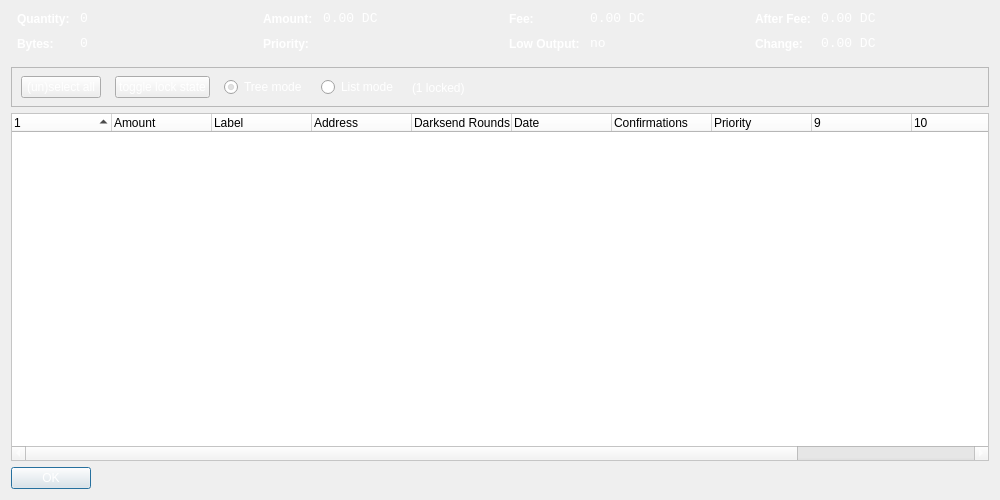
<?xml version="1.0" encoding="UTF-8"?>
<ui version="4.0">
 <class>CoinControlDialog</class>
 <widget class="QDialog" name="CoinControlDialog">
  <property name="geometry">
   <rect>
    <x>0</x>
    <y>0</y>
    <width>1000</width>
    <height>500</height>
   </rect>
  </property>
  <property name="windowTitle">
   <string>Coin Control</string>
  </property>
  <property name="styleSheet">
   <string notr="true">background:url(:/images/background3);
color: rgb(255, 255, 255);</string>
  </property>
  <layout class="QVBoxLayout" name="verticalLayout">
   <item>
    <layout class="QHBoxLayout" name="horizontalLayoutTop" stretch="0,0,0,0">
     <property name="topMargin">
      <number>0</number>
     </property>
     <property name="bottomMargin">
      <number>10</number>
     </property>
     <item>
      <layout class="QFormLayout" name="formLayoutCoinControl1">
       <property name="horizontalSpacing">
        <number>10</number>
       </property>
       <property name="verticalSpacing">
        <number>10</number>
       </property>
       <property name="leftMargin">
        <number>6</number>
       </property>
       <property name="rightMargin">
        <number>6</number>
       </property>
       <item row="0" column="0">
        <widget class="QLabel" name="labelCoinControlQuantityText">
         <property name="styleSheet">
          <string notr="true">font-weight:bold;</string>
         </property>
         <property name="text">
          <string>Quantity:</string>
         </property>
        </widget>
       </item>
       <item row="0" column="1">
        <widget class="QLabel" name="labelCoinControlQuantity">
         <property name="font">
          <font>
           <family>Monospace</family>
           <pointsize>10</pointsize>
          </font>
         </property>
         <property name="cursor">
          <cursorShape>IBeamCursor</cursorShape>
         </property>
         <property name="contextMenuPolicy">
          <enum>Qt::ActionsContextMenu</enum>
         </property>
         <property name="text">
          <string notr="true">0</string>
         </property>
         <property name="textInteractionFlags">
          <set>Qt::LinksAccessibleByMouse|Qt::TextSelectableByKeyboard|Qt::TextSelectableByMouse</set>
         </property>
        </widget>
       </item>
       <item row="1" column="0">
        <widget class="QLabel" name="labelCoinControlBytesText">
         <property name="styleSheet">
          <string notr="true">font-weight:bold;</string>
         </property>
         <property name="text">
          <string>Bytes:</string>
         </property>
        </widget>
       </item>
       <item row="1" column="1">
        <widget class="QLabel" name="labelCoinControlBytes">
         <property name="font">
          <font>
           <family>Monospace</family>
           <pointsize>10</pointsize>
          </font>
         </property>
         <property name="cursor">
          <cursorShape>IBeamCursor</cursorShape>
         </property>
         <property name="contextMenuPolicy">
          <enum>Qt::ActionsContextMenu</enum>
         </property>
         <property name="text">
          <string notr="true">0</string>
         </property>
         <property name="textInteractionFlags">
          <set>Qt::LinksAccessibleByMouse|Qt::TextSelectableByKeyboard|Qt::TextSelectableByMouse</set>
         </property>
        </widget>
       </item>
      </layout>
     </item>
     <item>
      <layout class="QFormLayout" name="formLayoutCoinControl2">
       <property name="horizontalSpacing">
        <number>10</number>
       </property>
       <property name="verticalSpacing">
        <number>10</number>
       </property>
       <property name="leftMargin">
        <number>6</number>
       </property>
       <property name="rightMargin">
        <number>6</number>
       </property>
       <item row="0" column="0">
        <widget class="QLabel" name="labelCoinControlAmountText">
         <property name="styleSheet">
          <string notr="true">font-weight:bold;</string>
         </property>
         <property name="text">
          <string>Amount:</string>
         </property>
        </widget>
       </item>
       <item row="0" column="1">
        <widget class="QLabel" name="labelCoinControlAmount">
         <property name="font">
          <font>
           <family>Monospace</family>
           <pointsize>10</pointsize>
          </font>
         </property>
         <property name="cursor">
          <cursorShape>IBeamCursor</cursorShape>
         </property>
         <property name="contextMenuPolicy">
          <enum>Qt::ActionsContextMenu</enum>
         </property>
         <property name="text">
          <string notr="true">0.00 DC</string>
         </property>
         <property name="textInteractionFlags">
          <set>Qt::LinksAccessibleByMouse|Qt::TextSelectableByKeyboard|Qt::TextSelectableByMouse</set>
         </property>
        </widget>
       </item>
       <item row="1" column="0">
        <widget class="QLabel" name="labelCoinControlPriorityText">
         <property name="styleSheet">
          <string notr="true">font-weight:bold;</string>
         </property>
         <property name="text">
          <string>Priority:</string>
         </property>
        </widget>
       </item>
       <item row="1" column="1">
        <widget class="QLabel" name="labelCoinControlPriority">
         <property name="font">
          <font>
           <family>Monospace</family>
           <pointsize>10</pointsize>
          </font>
         </property>
         <property name="cursor">
          <cursorShape>IBeamCursor</cursorShape>
         </property>
         <property name="contextMenuPolicy">
          <enum>Qt::ActionsContextMenu</enum>
         </property>
         <property name="text">
          <string/>
         </property>
         <property name="textInteractionFlags">
          <set>Qt::LinksAccessibleByMouse|Qt::TextSelectableByKeyboard|Qt::TextSelectableByMouse</set>
         </property>
        </widget>
       </item>
      </layout>
     </item>
     <item>
      <layout class="QFormLayout" name="formLayoutCoinControl3">
       <property name="horizontalSpacing">
        <number>10</number>
       </property>
       <property name="verticalSpacing">
        <number>10</number>
       </property>
       <property name="leftMargin">
        <number>6</number>
       </property>
       <property name="rightMargin">
        <number>6</number>
       </property>
       <item row="0" column="0">
        <widget class="QLabel" name="labelCoinControlFeeText">
         <property name="styleSheet">
          <string notr="true">font-weight:bold;</string>
         </property>
         <property name="text">
          <string>Fee:</string>
         </property>
        </widget>
       </item>
       <item row="0" column="1">
        <widget class="QLabel" name="labelCoinControlFee">
         <property name="font">
          <font>
           <family>Monospace</family>
           <pointsize>10</pointsize>
          </font>
         </property>
         <property name="cursor">
          <cursorShape>IBeamCursor</cursorShape>
         </property>
         <property name="contextMenuPolicy">
          <enum>Qt::ActionsContextMenu</enum>
         </property>
         <property name="text">
          <string notr="true">0.00 DC</string>
         </property>
         <property name="textInteractionFlags">
          <set>Qt::LinksAccessibleByMouse|Qt::TextSelectableByKeyboard|Qt::TextSelectableByMouse</set>
         </property>
        </widget>
       </item>
       <item row="1" column="0">
        <widget class="QLabel" name="labelCoinControlLowOutputText">
         <property name="enabled">
          <bool>false</bool>
         </property>
         <property name="styleSheet">
          <string notr="true">font-weight:bold;</string>
         </property>
         <property name="text">
          <string>Low Output:</string>
         </property>
        </widget>
       </item>
       <item row="1" column="1">
        <widget class="QLabel" name="labelCoinControlLowOutput">
         <property name="enabled">
          <bool>false</bool>
         </property>
         <property name="font">
          <font>
           <family>Monospace</family>
           <pointsize>10</pointsize>
          </font>
         </property>
         <property name="cursor">
          <cursorShape>IBeamCursor</cursorShape>
         </property>
         <property name="contextMenuPolicy">
          <enum>Qt::ActionsContextMenu</enum>
         </property>
         <property name="text">
          <string notr="true">no</string>
         </property>
         <property name="textInteractionFlags">
          <set>Qt::LinksAccessibleByMouse|Qt::TextSelectableByKeyboard|Qt::TextSelectableByMouse</set>
         </property>
        </widget>
       </item>
      </layout>
     </item>
     <item>
      <layout class="QFormLayout" name="formLayoutCoinControl4">
       <property name="horizontalSpacing">
        <number>10</number>
       </property>
       <property name="verticalSpacing">
        <number>10</number>
       </property>
       <property name="leftMargin">
        <number>6</number>
       </property>
       <property name="rightMargin">
        <number>6</number>
       </property>
       <item row="0" column="0">
        <widget class="QLabel" name="labelCoinControlAfterFeeText">
         <property name="styleSheet">
          <string notr="true">font-weight:bold;</string>
         </property>
         <property name="text">
          <string>After Fee:</string>
         </property>
        </widget>
       </item>
       <item row="0" column="1">
        <widget class="QLabel" name="labelCoinControlAfterFee">
         <property name="font">
          <font>
           <family>Monospace</family>
           <pointsize>10</pointsize>
          </font>
         </property>
         <property name="cursor">
          <cursorShape>IBeamCursor</cursorShape>
         </property>
         <property name="contextMenuPolicy">
          <enum>Qt::ActionsContextMenu</enum>
         </property>
         <property name="text">
          <string notr="true">0.00 DC</string>
         </property>
         <property name="textInteractionFlags">
          <set>Qt::LinksAccessibleByMouse|Qt::TextSelectableByKeyboard|Qt::TextSelectableByMouse</set>
         </property>
        </widget>
       </item>
       <item row="1" column="0">
        <widget class="QLabel" name="labelCoinControlChangeText">
         <property name="enabled">
          <bool>false</bool>
         </property>
         <property name="styleSheet">
          <string notr="true">font-weight:bold;</string>
         </property>
         <property name="text">
          <string>Change:</string>
         </property>
        </widget>
       </item>
       <item row="1" column="1">
        <widget class="QLabel" name="labelCoinControlChange">
         <property name="enabled">
          <bool>false</bool>
         </property>
         <property name="font">
          <font>
           <family>Monospace</family>
           <pointsize>10</pointsize>
          </font>
         </property>
         <property name="cursor">
          <cursorShape>IBeamCursor</cursorShape>
         </property>
         <property name="contextMenuPolicy">
          <enum>Qt::ActionsContextMenu</enum>
         </property>
         <property name="text">
          <string notr="true">0.00 DC</string>
         </property>
         <property name="textInteractionFlags">
          <set>Qt::LinksAccessibleByMouse|Qt::TextSelectableByKeyboard|Qt::TextSelectableByMouse</set>
         </property>
        </widget>
       </item>
      </layout>
     </item>
    </layout>
   </item>
   <item>
    <widget class="QFrame" name="frame">
     <property name="minimumSize">
      <size>
       <width>0</width>
       <height>40</height>
      </size>
     </property>
     <property name="frameShape">
      <enum>QFrame::StyledPanel</enum>
     </property>
     <property name="frameShadow">
      <enum>QFrame::Sunken</enum>
     </property>
     <widget class="QWidget" name="horizontalLayoutWidget">
      <property name="geometry">
       <rect>
        <x>10</x>
        <y>0</y>
        <width>781</width>
        <height>41</height>
       </rect>
      </property>
      <layout class="QHBoxLayout" name="horizontalLayoutPanel" stretch="0,0,0,0,0,0">
       <property name="spacing">
        <number>14</number>
       </property>
       <item>
        <widget class="QPushButton" name="pushButtonSelectAll">
         <property name="sizePolicy">
          <sizepolicy hsizetype="Maximum" vsizetype="Fixed">
           <horstretch>0</horstretch>
           <verstretch>0</verstretch>
          </sizepolicy>
         </property>
         <property name="text">
          <string>(un)select all</string>
         </property>
        </widget>
       </item>
       <item>
        <widget class="QPushButton" name="pushButtonToggleLock">
         <property name="sizePolicy">
          <sizepolicy hsizetype="Maximum" vsizetype="Fixed">
           <horstretch>0</horstretch>
           <verstretch>0</verstretch>
          </sizepolicy>
         </property>
         <property name="text">
          <string>toggle lock state</string>
         </property>
         <property name="autoDefault">
          <bool>false</bool>
         </property>
        </widget>
       </item>
       <item>
        <widget class="QRadioButton" name="radioTreeMode">
         <property name="sizePolicy">
          <sizepolicy hsizetype="Maximum" vsizetype="Fixed">
           <horstretch>0</horstretch>
           <verstretch>0</verstretch>
          </sizepolicy>
         </property>
         <property name="text">
          <string>Tree mode</string>
         </property>
         <property name="checked">
          <bool>true</bool>
         </property>
        </widget>
       </item>
       <item>
        <widget class="QRadioButton" name="radioListMode">
         <property name="sizePolicy">
          <sizepolicy hsizetype="Maximum" vsizetype="Fixed">
           <horstretch>0</horstretch>
           <verstretch>0</verstretch>
          </sizepolicy>
         </property>
         <property name="text">
          <string>List mode</string>
         </property>
        </widget>
       </item>
       <item>
        <widget class="QLabel" name="labelLocked">
         <property name="text">
          <string>(1 locked)</string>
         </property>
        </widget>
       </item>
       <item>
        <spacer name="horizontalSpacer">
         <property name="orientation">
          <enum>Qt::Horizontal</enum>
         </property>
         <property name="sizeHint" stdset="0">
          <size>
           <width>40</width>
           <height>20</height>
          </size>
         </property>
        </spacer>
       </item>
      </layout>
     </widget>
    </widget>
   </item>
   <item>
    <widget class="CoinControlTreeWidget" name="treeWidget">
     <property name="contextMenuPolicy">
      <enum>Qt::CustomContextMenu</enum>
     </property>
     <property name="styleSheet">
      <string notr="true">background:rgb(255, 255, 255);
color:rgb(0, 0, 0);</string>
     </property>
     <property name="sortingEnabled">
      <bool>false</bool>
     </property>
     <property name="columnCount">
      <number>12</number>
     </property>
     <attribute name="headerShowSortIndicator" stdset="0">
      <bool>true</bool>
     </attribute>
     <attribute name="headerStretchLastSection">
      <bool>false</bool>
     </attribute>
     <column>
      <property name="text">
       <string/>
      </property>
     </column>
     <column>
      <property name="text">
       <string>Amount</string>
      </property>
     </column>
     <column>
      <property name="text">
       <string>Label</string>
      </property>
     </column>
     <column>
      <property name="text">
       <string>Address</string>
      </property>
     </column>
     <column>
      <property name="text">
       <string>Darksend Rounds</string>
      </property>
     </column>
     <column>
      <property name="text">
       <string>Date</string>
      </property>
     </column>
     <column>
      <property name="text">
       <string>Confirmations</string>
      </property>
      <property name="toolTip">
       <string>Confirmed</string>
      </property>
     </column>
     <column>
      <property name="text">
       <string>Priority</string>
      </property>
     </column>
     <column>
      <property name="text">
       <string/>
      </property>
     </column>
     <column>
      <property name="text">
       <string/>
      </property>
     </column>
     <column>
      <property name="text">
       <string/>
      </property>
     </column>
     <column>
      <property name="text">
       <string/>
      </property>
     </column>
    </widget>
   </item>
   <item>
    <widget class="QDialogButtonBox" name="buttonBox">
     <property name="sizePolicy">
      <sizepolicy hsizetype="Maximum" vsizetype="Fixed">
       <horstretch>0</horstretch>
       <verstretch>0</verstretch>
      </sizepolicy>
     </property>
     <property name="orientation">
      <enum>Qt::Horizontal</enum>
     </property>
     <property name="standardButtons">
      <set>QDialogButtonBox::Ok</set>
     </property>
    </widget>
   </item>
  </layout>
 </widget>
 <customwidgets>
  <customwidget>
   <class>CoinControlTreeWidget</class>
   <extends>QTreeWidget</extends>
   <header>coincontroltreewidget.h</header>
  </customwidget>
 </customwidgets>
 <resources>
  <include location="../bitcoin.qrc"/>
 </resources>
 <connections/>
</ui>
